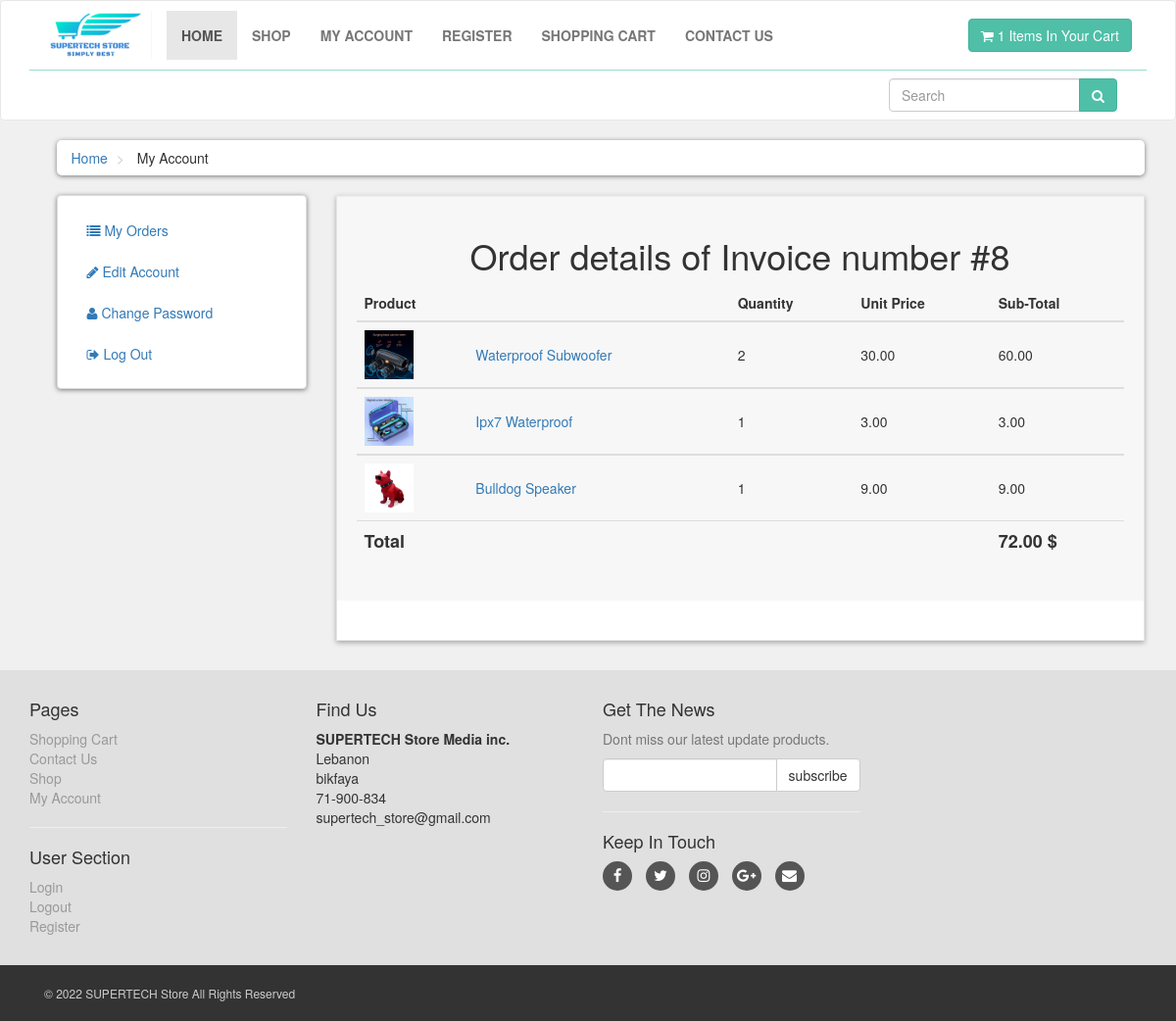
Page /customer/my_account.php?id_details=8 (signed in) on the committed database.
### tables this page shows
CREATE TABLE IF NOT EXISTS `order_details` (
  `id_details` int NOT NULL AUTO_INCREMENT,
  `qte_pro` int NOT NULL,
  `price_pro` double NOT NULL,
  `id_user` int UNSIGNED NOT NULL,
  `id_order` int UNSIGNED NOT NULL,
  `id_pro` int UNSIGNED NOT NULL,
  PRIMARY KEY (`id_details`),
  KEY `det_order` (`id_order`),
  KEY `det_product` (`id_pro`),
  KEY `det_user` (`id_user`)
);

CREATE TABLE IF NOT EXISTS `product` (
  `id_pro` int UNSIGNED NOT NULL AUTO_INCREMENT,
  `p_name` varchar(50) NOT NULL,
  `p_desc` varchar(255) NOT NULL,
  `p_qte` int NOT NULL,
  `p_price` double NOT NULL,
  `p_image` varchar(255) NOT NULL,
  `p_available` tinyint(1) NOT NULL,
  `id_cat` int UNSIGNED DEFAULT NULL,
  PRIMARY KEY (`id_pro`),
  KEY `id_cat` (`id_cat`)
);

### customer/order_details.php (the view, shortened to what this page needs)
   <div id="cart" class="col-md-14">
 <div class="box-header">
         <center>
 <?php
   if(isset($_GET["id_details"]))echo"<h1>Order details of Invoice number #".$_GET["id_details"]."</h1>";
   ?>
                 </center>
    <div class="table-responsive">
                     <table class="table">
                         <thead>
                             <tr>
                                 <th colspan="2">Product</th>
                                 <th>Quantity</th>
                                 <th>Unit Price</th>
                                 <th colspan="2">Sub-Total</th>
                             </tr>
                         </thead>
		  <?php
  $link=connect();
  $id_details=$_GET['id_details'];
  $sql="SELECT product.p_name,product.p_image,order_details.qte_pro,order_details.price_pro,order_details.id_pro ";
  $sql.=" FROM order_details JOIN product ON order_details.id_pro=product.id_pro ";
  $sql.="where order_details.id_order='$id_details';";
  $res = mysqli_query($link, $sql);
$tot=0;
while($pro = mysqli_fetch_assoc($res)){
	echo "<tbody> <tr>";
	echo "<td>  <img class='img-responsive' src='../admin_area/product_images/".$pro['p_image']."' alt='".$pro['p_name']."'> </td>";
	echo "<td><a href='../details.php?id_pro=".$pro['id_pro']."' >".$pro['p_name']."</a></td>";
	echo "<td>";
	echo "<span>".$pro['qte_pro']."</span>";
    echo "</td>";
	echo "<td id='".$pro['id_pro']."price'>".number_format($pro['price_pro'], 2)."</td>";
	$sub=$pro['price_pro']*$pro['qte_pro'];
	$tot+=$sub;
	echo "<td id='".$pro['id_pro']."total'>".number_format($sub, 2)."</td>";
	echo "</tr></tbody>";
	}
  ?>
	<tfoot>
                             <tr>
                                 <th colspan="4">Total</th>
                                 <th colspan="2"><span id="total">
			   <?php
			   if(isset($tot))echo number_format($tot, 2);
			   else echo "0";
			   ?>
			   </span><span> $</span></th>
                             </tr>
                         </tfoot>
                     </table>
                 </div>
           </div>
             </div>

### customer/styles/style.css (style rules this page uses)
body { font-size: 14px; line-height: 1.42857143; color: #333333; background: #f0f0f0; overflow-x: hidden; }
#content #cart .table tbody tr td img { width: 50px; }
#content #cart .table tbody tr td { vertical-align: middle; }
#content #cart .table tfoot { font-size: 18px; }
.box .box-header { background-color: #f7f7f7; margin: -20px -20px 20px; padding: 20px; border-top: 1px solid #eeeeee; }

### rows in the picture
order_details: id_pro.p_name (picture), id_pro.p_name "Waterproof Subwoofer", qte_pro "2", price_pro "30.00", sub "60.00"
order_details: id_pro.p_name (picture), id_pro.p_name "Ipx7 Waterproof", qte_pro "1", price_pro "3.00", sub "3.00"
order_details: id_pro.p_name (picture), id_pro.p_name "Bulldog Speaker", qte_pro "1", price_pro "9.00", sub "9.00"

### other values in the picture
$item "1"
$_GET["id_details"] "8"
$tot "72.00"
